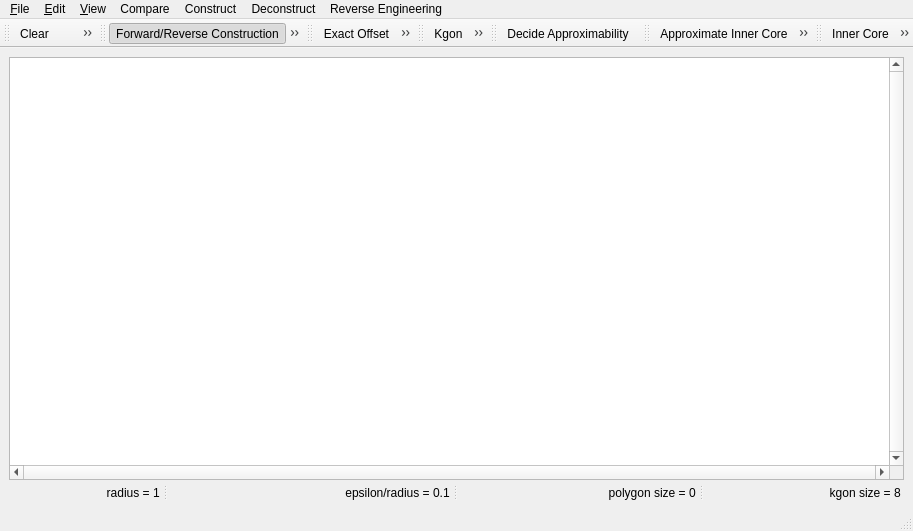
<?xml version="1.0" encoding="UTF-8"?>
<ui version="4.0">
 <author>GeometryFactory</author>
 <class>Polygon_offset_2</class>
 <widget class="QMainWindow" name="Polygon_offset_2">
  <property name="geometry">
   <rect>
    <x>0</x>
    <y>0</y>
    <width>913</width>
    <height>531</height>
   </rect>
  </property>
  <property name="windowTitle">
   <string>CGAL Polygon Offset</string>
  </property>
  <property name="windowIcon">
   <iconset resource="../resources/CGAL.qrc">
    <normaloff>:/cgal/logos/cgal_icon</normaloff>:/cgal/logos/cgal_icon</iconset>
  </property>
  <widget class="QWidget" name="centralwidget">
   <layout class="QGridLayout" name="gridLayout">
    <item row="0" column="0">
     <widget class="QGraphicsView" name="graphicsView">
      <property name="focusPolicy">
       <enum>Qt::StrongFocus</enum>
      </property>
      <property name="verticalScrollBarPolicy">
       <enum>Qt::ScrollBarAlwaysOn</enum>
      </property>
      <property name="horizontalScrollBarPolicy">
       <enum>Qt::ScrollBarAlwaysOn</enum>
      </property>
      <property name="transformationAnchor">
       <enum>QGraphicsView::NoAnchor</enum>
      </property>
     </widget>
    </item>
    <item row="1" column="0">
     <widget class="QSplitter" name="splitter">
      <property name="orientation">
       <enum>Qt::Horizontal</enum>
      </property>
      <widget class="QLabel" name="radius_lab">
       <property name="layoutDirection">
        <enum>Qt::LeftToRight</enum>
       </property>
       <property name="text">
        <string> radius = 1 </string>
       </property>
       <property name="alignment">
        <set>Qt::AlignRight|Qt::AlignTrailing|Qt::AlignVCenter</set>
       </property>
      </widget>
      <widget class="QLabel" name="eps_hat_lab">
       <property name="text">
        <string> epsilon/radius = 0.1 </string>
       </property>
       <property name="alignment">
        <set>Qt::AlignRight|Qt::AlignTrailing|Qt::AlignVCenter</set>
       </property>
      </widget>
      <widget class="QLabel" name="pgon_size_lab">
       <property name="text">
        <string> polygon size = 0 </string>
       </property>
       <property name="alignment">
        <set>Qt::AlignRight|Qt::AlignTrailing|Qt::AlignVCenter</set>
       </property>
      </widget>
      <widget class="QLabel" name="kgon_size_lab">
       <property name="text">
        <string> kgon size = 8 </string>
       </property>
       <property name="alignment">
        <set>Qt::AlignRight|Qt::AlignTrailing|Qt::AlignVCenter</set>
       </property>
      </widget>
     </widget>
    </item>
   </layout>
  </widget>
  <widget class="QStatusBar" name="statusbar"/>
  <widget class="QToolBar" name="fileToolBar">
   <property name="windowTitle">
    <string>File Tools</string>
   </property>
   <attribute name="toolBarArea">
    <enum>TopToolBarArea</enum>
   </attribute>
   <attribute name="toolBarBreak">
    <bool>false</bool>
   </attribute>
   <addaction name="actionClear"/>
   <addaction name="actionLoadPolygon"/>
   <addaction name="actionSavePolygon"/>
  </widget>
  <widget class="QToolBar" name="viewToolBar">
   <property name="windowTitle">
    <string>Visualization Tools</string>
   </property>
   <attribute name="toolBarArea">
    <enum>TopToolBarArea</enum>
   </attribute>
   <attribute name="toolBarBreak">
    <bool>false</bool>
   </attribute>
   <addaction name="actionConstructionType"/>
   <addaction name="separator"/>
   <addaction name="actionRecenter"/>
   <addaction name="separator"/>
   <addaction name="actionEditInputPolygon"/>
   <addaction name="actionViewPolygon"/>
  </widget>
  <widget class="QMenuBar" name="menubar">
   <property name="geometry">
    <rect>
     <x>0</x>
     <y>0</y>
     <width>913</width>
     <height>22</height>
    </rect>
   </property>
   <widget class="QMenu" name="menuFile">
    <property name="title">
     <string>&amp;File</string>
    </property>
    <addaction name="actionLoadPolygon"/>
    <addaction name="actionSavePolygon"/>
    <addaction name="actionClear"/>
    <addaction name="separator"/>
    <addaction name="actionQuit"/>
   </widget>
   <widget class="QMenu" name="menuEdit">
    <property name="title">
     <string>&amp;Edit</string>
    </property>
    <addaction name="actionEditInputPolygon"/>
    <addaction name="actionEditParameters"/>
    <addaction name="actionConstructionType"/>
   </widget>
   <widget class="QMenu" name="menuView">
    <property name="title">
     <string>&amp;View</string>
    </property>
    <addaction name="actionViewPolygon"/>
    <addaction name="separator"/>
    <addaction name="actionRecenter"/>
   </widget>
   <widget class="QMenu" name="menuReverse_Engineering">
    <property name="title">
     <string>Reverse Engineering</string>
    </property>
    <widget class="QMenu" name="menuShow">
     <property name="title">
      <string>Show</string>
     </property>
     <widget class="QMenu" name="menuLines">
      <property name="title">
       <string>Lines</string>
      </property>
      <addaction name="actionLines_eps"/>
      <addaction name="actionLines_r_minus_eps"/>
      <addaction name="actionLines_r"/>
      <addaction name="actionLines_r_plus_eps"/>
      <addaction name="separator"/>
      <addaction name="actionLines_show_all"/>
      <addaction name="actionLines_hide_all"/>
     </widget>
     <widget class="QMenu" name="menuCircles">
      <property name="title">
       <string>Circles</string>
      </property>
      <addaction name="actionCircles_eps"/>
      <addaction name="actionCircles_r_minus_eps"/>
      <addaction name="actionCircles_r"/>
      <addaction name="actionCircles_r_plus_eps"/>
      <addaction name="separator"/>
      <addaction name="actionCircles_show_all"/>
      <addaction name="actionCircles_hide_all"/>
     </widget>
     <addaction name="menuLines"/>
     <addaction name="menuCircles"/>
     <addaction name="separator"/>
     <addaction name="actionShow_all"/>
     <addaction name="actionHide_all"/>
    </widget>
    <addaction name="menuShow"/>
   </widget>
   <widget class="QMenu" name="menuCompare">
    <property name="title">
     <string>Compare</string>
    </property>
    <addaction name="actionConstructExactOffset"/>
    <addaction name="actionConstructAppOffset"/>
    <addaction name="separator"/>
    <addaction name="actionConstructInnerSkeleton"/>
    <addaction name="actionConstructOuterSkeleton"/>
   </widget>
   <widget class="QMenu" name="menuConstruct">
    <property name="title">
     <string>Construct</string>
    </property>
    <addaction name="actionViewKgon"/>
    <addaction name="separator"/>
    <addaction name="actionConstructKgonSum"/>
    <addaction name="actionConstructKgonInducedCircles"/>
    <addaction name="actionShowKgonSkippedCircles"/>
    <addaction name="separator"/>
    <addaction name="actionConstructKgonOffset"/>
   </widget>
   <widget class="QMenu" name="menuDeconstruct">
    <property name="title">
     <string>Deconstruct</string>
    </property>
    <addaction name="actionConstructInnerCore"/>
    <addaction name="actionConstructOuterCore"/>
    <addaction name="actionCheckApproximability"/>
    <addaction name="separator"/>
    <addaction name="actionConstructInnerCoreApp"/>
    <addaction name="actionConstructInnerCoreSum"/>
    <addaction name="actionConstructInnerDiffApp"/>
    <addaction name="actionYesApproximability"/>
    <addaction name="separator"/>
    <addaction name="actionConstructOuterCoreApp"/>
    <addaction name="actionConstructOuterCoreSum"/>
    <addaction name="actionConstructOuterDiffApp"/>
    <addaction name="actionNoApproximability"/>
    <addaction name="separator"/>
    <addaction name="actionCheckApproximabilityApp"/>
   </widget>
   <addaction name="menuFile"/>
   <addaction name="menuEdit"/>
   <addaction name="menuView"/>
   <addaction name="menuCompare"/>
   <addaction name="menuConstruct"/>
   <addaction name="menuDeconstruct"/>
   <addaction name="menuReverse_Engineering"/>
  </widget>
  <widget class="QToolBar" name="compareToolBar">
   <property name="windowTitle">
    <string>toolBar</string>
   </property>
   <attribute name="toolBarArea">
    <enum>TopToolBarArea</enum>
   </attribute>
   <attribute name="toolBarBreak">
    <bool>false</bool>
   </attribute>
   <addaction name="actionConstructExactOffset"/>
   <addaction name="actionConstructAppOffset"/>
  </widget>
  <widget class="QToolBar" name="constructionToolBar">
   <property name="windowTitle">
    <string>toolBar</string>
   </property>
   <attribute name="toolBarArea">
    <enum>TopToolBarArea</enum>
   </attribute>
   <attribute name="toolBarBreak">
    <bool>false</bool>
   </attribute>
   <addaction name="actionViewKgon"/>
   <addaction name="separator"/>
   <addaction name="actionConstructKgonSum"/>
   <addaction name="actionConstructKgonInducedCircles"/>
   <addaction name="separator"/>
   <addaction name="actionConstructKgonOffset"/>
  </widget>
  <widget class="QToolBar" name="decisionToolBar">
   <property name="windowTitle">
    <string>toolBar</string>
   </property>
   <attribute name="toolBarArea">
    <enum>TopToolBarArea</enum>
   </attribute>
   <attribute name="toolBarBreak">
    <bool>false</bool>
   </attribute>
   <addaction name="actionCheckApproximabilityApp"/>
  </widget>
  <widget class="QToolBar" name="deconstructionToolBar">
   <property name="windowTitle">
    <string>toolBar</string>
   </property>
   <attribute name="toolBarArea">
    <enum>TopToolBarArea</enum>
   </attribute>
   <attribute name="toolBarBreak">
    <bool>false</bool>
   </attribute>
   <addaction name="actionConstructInnerCoreApp"/>
   <addaction name="actionConstructInnerCoreSum"/>
   <addaction name="actionConstructInnerDiffApp"/>
   <addaction name="actionYesApproximability"/>
   <addaction name="separator"/>
   <addaction name="actionConstructOuterCoreApp"/>
   <addaction name="actionConstructOuterCoreSum"/>
   <addaction name="actionConstructOuterDiffApp"/>
   <addaction name="actionNoApproximability"/>
  </widget>
  <widget class="QToolBar" name="convexToolBar">
   <property name="windowTitle">
    <string>toolBar</string>
   </property>
   <attribute name="toolBarArea">
    <enum>TopToolBarArea</enum>
   </attribute>
   <attribute name="toolBarBreak">
    <bool>false</bool>
   </attribute>
   <addaction name="actionConstructInnerCore"/>
   <addaction name="actionConstructOuterCore"/>
   <addaction name="actionCheckApproximability"/>
  </widget>
  <action name="actionAbout">
   <property name="text">
    <string>&amp;About</string>
   </property>
  </action>
  <action name="actionAboutCGAL">
   <property name="icon">
    <iconset resource="../resources/CGAL.qrc">
     <normaloff>:/cgal/logos/cgal_icon</normaloff>:/cgal/logos/cgal_icon</iconset>
   </property>
   <property name="text">
    <string>About &amp;CGAL</string>
   </property>
  </action>
  <action name="actionQuit">
   <property name="text">
    <string>&amp;Quit</string>
   </property>
   <property name="shortcut">
    <string>Ctrl+Q</string>
   </property>
  </action>
  <action name="actionEditParameters">
   <property name="text">
    <string>&amp;Parameters </string>
   </property>
   <property name="toolTip">
    <string>Circle Approximation</string>
   </property>
   <property name="shortcut">
    <string>Ctrl+P</string>
   </property>
  </action>
  <action name="actionInsertPoint">
   <property name="checkable">
    <bool>true</bool>
   </property>
   <property name="checked">
    <bool>false</bool>
   </property>
   <property name="icon">
    <iconset resource="../icons/Input.qrc">
     <normaloff>:/cgal/Input/inputPoint.png</normaloff>:/cgal/Input/inputPoint.png</iconset>
   </property>
   <property name="text">
    <string>&amp;Insert weighted point</string>
   </property>
   <property name="toolTip">
    <string>Insert weighted point</string>
   </property>
   <property name="statusTip">
    <string>Left: Insert vtx</string>
   </property>
  </action>
  <action name="actionClear">
   <property name="icon">
    <iconset resource="../icons/File.qrc">
     <normaloff>:/cgal/fileToolbar/fileNew.png</normaloff>:/cgal/fileToolbar/fileNew.png</iconset>
   </property>
   <property name="text">
    <string>Clear</string>
   </property>
   <property name="shortcut">
    <string>Ctrl+Del</string>
   </property>
  </action>
  <action name="actionConstructExactOffset">
   <property name="checkable">
    <bool>true</bool>
   </property>
   <property name="checked">
    <bool>false</bool>
   </property>
   <property name="icon">
    <iconset resource="Polygon_offset_2.qrc">
     <normaloff>:/cgal/Polygon_offset_2/icons/Exact_offset_2.png</normaloff>:/cgal/Polygon_offset_2/icons/Exact_offset_2.png</iconset>
   </property>
   <property name="text">
    <string>Exact Offset</string>
   </property>
  </action>
  <action name="actionConstructKgonSum">
   <property name="checkable">
    <bool>true</bool>
   </property>
   <property name="icon">
    <iconset resource="Polygon_offset_2.qrc">
     <normaloff>:/cgal/Polygon_offset_2/icons/Kgon_sum_2.png</normaloff>:/cgal/Polygon_offset_2/icons/Kgon_sum_2.png</iconset>
   </property>
   <property name="text">
    <string>Minkowski Sum with Kgon</string>
   </property>
  </action>
  <action name="actionLoadPolygon">
   <property name="icon">
    <iconset resource="../icons/File.qrc">
     <normaloff>:/cgal/fileToolbar/fileOpen.png</normaloff>:/cgal/fileToolbar/fileOpen.png</iconset>
   </property>
   <property name="text">
    <string>L&amp;oad Polygon...</string>
   </property>
   <property name="shortcut">
    <string>Ctrl+O</string>
   </property>
  </action>
  <action name="actionSavePolygon">
   <property name="icon">
    <iconset resource="../icons/File.qrc">
     <normaloff>:/cgal/fileToolbar/fileSave.png</normaloff>:/cgal/fileToolbar/fileSave.png</iconset>
   </property>
   <property name="text">
    <string>&amp;Save Polygon...</string>
   </property>
   <property name="shortcut">
    <string>Ctrl+S</string>
   </property>
  </action>
  <action name="actionRecenter">
   <property name="icon">
    <iconset resource="Polygon_offset_2.qrc">
     <normaloff>:/cgal/Input/icons/fit-page-32.png</normaloff>:/cgal/Input/icons/fit-page-32.png</iconset>
   </property>
   <property name="text">
    <string>&amp;Recenter the viewport</string>
   </property>
   <property name="shortcut">
    <string>Ctrl+R</string>
   </property>
  </action>
  <action name="actionViewPolygon">
   <property name="checkable">
    <bool>true</bool>
   </property>
   <property name="checked">
    <bool>false</bool>
   </property>
   <property name="icon">
    <iconset resource="Polygon_offset_2.qrc">
     <normaloff>:/cgal/Polygon_offset_2/icons/Polygon_2.png</normaloff>:/cgal/Polygon_offset_2/icons/Polygon_2.png</iconset>
   </property>
   <property name="text">
    <string>Input Polygon</string>
   </property>
  </action>
  <action name="actionEditInputPolygon">
   <property name="checkable">
    <bool>true</bool>
   </property>
   <property name="checked">
    <bool>false</bool>
   </property>
   <property name="icon">
    <iconset resource="Polygon_offset_2.qrc">
     <normaloff>:/cgal/Input/icons/inputPolyline.png</normaloff>:/cgal/Input/icons/inputPolyline.png</iconset>
   </property>
   <property name="text">
    <string>Input Polygon</string>
   </property>
  </action>
  <action name="actionViewKgon">
   <property name="checkable">
    <bool>true</bool>
   </property>
   <property name="icon">
    <iconset resource="Polygon_offset_2.qrc">
     <normaloff>:/cgal/Polygon_offset_2/icons/Kgon_2.png</normaloff>:/cgal/Polygon_offset_2/icons/Kgon_2.png</iconset>
   </property>
   <property name="text">
    <string>Kgon</string>
   </property>
  </action>
  <action name="actionLines_eps">
   <property name="checkable">
    <bool>true</bool>
   </property>
   <property name="text">
    <string>eps</string>
   </property>
   <property name="visible">
    <bool>true</bool>
   </property>
  </action>
  <action name="actionLines_r_minus_eps">
   <property name="checkable">
    <bool>true</bool>
   </property>
   <property name="text">
    <string>r-eps</string>
   </property>
  </action>
  <action name="actionLines_r">
   <property name="checkable">
    <bool>true</bool>
   </property>
   <property name="text">
    <string>r</string>
   </property>
  </action>
  <action name="actionLines_r_plus_eps">
   <property name="checkable">
    <bool>true</bool>
   </property>
   <property name="text">
    <string>r+eps</string>
   </property>
  </action>
  <action name="actionCircles_eps">
   <property name="checkable">
    <bool>true</bool>
   </property>
   <property name="text">
    <string>eps</string>
   </property>
  </action>
  <action name="actionCircles_r_minus_eps">
   <property name="checkable">
    <bool>true</bool>
   </property>
   <property name="text">
    <string>r-eps</string>
   </property>
  </action>
  <action name="actionCircles_r">
   <property name="checkable">
    <bool>true</bool>
   </property>
   <property name="text">
    <string>r</string>
   </property>
  </action>
  <action name="actionCircles_r_plus_eps">
   <property name="checkable">
    <bool>true</bool>
   </property>
   <property name="text">
    <string>r+eps</string>
   </property>
  </action>
  <action name="actionLines_show_all">
   <property name="text">
    <string>Show all</string>
   </property>
  </action>
  <action name="actionLines_hide_all">
   <property name="text">
    <string>Hide all</string>
   </property>
  </action>
  <action name="actionCircles_show_all">
   <property name="text">
    <string>Show all</string>
   </property>
  </action>
  <action name="actionCircles_hide_all">
   <property name="text">
    <string>Hide all</string>
   </property>
  </action>
  <action name="actionShow">
   <property name="text">
    <string>Show</string>
   </property>
  </action>
  <action name="actionShow_all">
   <property name="text">
    <string>Show all</string>
   </property>
  </action>
  <action name="actionHide_all">
   <property name="text">
    <string>Hide all</string>
   </property>
  </action>
  <action name="actionConstructKgonInducedCircles">
   <property name="checkable">
    <bool>true</bool>
   </property>
   <property name="icon">
    <iconset resource="Polygon_offset_2.qrc">
     <normaloff>:/cgal/Polygon_offset_2/icons/Kgon_circles_2.png</normaloff>:/cgal/Polygon_offset_2/icons/Kgon_circles_2.png</iconset>
   </property>
   <property name="text">
    <string>Induced circles</string>
   </property>
  </action>
  <action name="actionConstructAppOffset">
   <property name="checkable">
    <bool>true</bool>
   </property>
   <property name="icon">
    <iconset resource="Polygon_offset_2.qrc">
     <normaloff>:/cgal/Polygon_offset_2/icons/App_offset_2.png</normaloff>:/cgal/Polygon_offset_2/icons/App_offset_2.png</iconset>
   </property>
   <property name="text">
    <string>&amp;Approximate Offset</string>
   </property>
  </action>
  <action name="actionConstructionType">
   <property name="checkable">
    <bool>true</bool>
   </property>
   <property name="checked">
    <bool>true</bool>
   </property>
   <property name="icon">
    <iconset resource="Polygon_offset_2.qrc">
     <normaloff>:/cgal/Polygon_offset_2/icons/Backward.png</normaloff>
     <normalon>:/cgal/Polygon_offset_2/icons/Forward.png</normalon>:/cgal/Polygon_offset_2/icons/Backward.png</iconset>
   </property>
   <property name="text">
    <string>Forward/Reverse Construction</string>
   </property>
   <property name="shortcut">
    <string>Ctrl+T</string>
   </property>
  </action>
  <action name="actionConstructOuterCore">
   <property name="checkable">
    <bool>true</bool>
   </property>
   <property name="icon">
    <iconset resource="Polygon_offset_2.qrc">
     <normaloff>:/cgal/Polygon_offset_2/icons/Outer_core_2.png</normaloff>:/cgal/Polygon_offset_2/icons/Outer_core_2.png</iconset>
   </property>
   <property name="text">
    <string>Outer Core</string>
   </property>
   <property name="toolTip">
    <string>Inset r-eps</string>
   </property>
  </action>
  <action name="actionConstructKgonOffset">
   <property name="checkable">
    <bool>true</bool>
   </property>
   <property name="icon">
    <iconset resource="Polygon_offset_2.qrc">
     <normaloff>:/cgal/Polygon_offset_2/icons/Kgon_offset_2.png</normaloff>:/cgal/Polygon_offset_2/icons/Kgon_offset_2.png</iconset>
   </property>
   <property name="text">
    <string>&amp;Minkowski Offset</string>
   </property>
   <property name="toolTip">
    <string>Approximate Offset via Minkowski Sum with Kgon</string>
   </property>
  </action>
  <action name="actionShowKgonSkippedCircles">
   <property name="checkable">
    <bool>true</bool>
   </property>
   <property name="icon">
    <iconset resource="Polygon_offset_2.qrc">
     <normaloff>:/cgal/Polygon_offset_2/icons/Kgon_skipped_circles_2.png</normaloff>:/cgal/Polygon_offset_2/icons/Kgon_skipped_circles_2.png</iconset>
   </property>
   <property name="text">
    <string>Skipped circles</string>
   </property>
  </action>
  <action name="actionConstructInnerSkeleton">
   <property name="checkable">
    <bool>true</bool>
   </property>
   <property name="icon">
    <iconset resource="Polygon_offset_2.qrc">
     <normaloff>:/cgal/Polygon_offset_2/icons/Inner_skel_2.png</normaloff>:/cgal/Polygon_offset_2/icons/Inner_skel_2.png</iconset>
   </property>
   <property name="text">
    <string>Inner Skeleton</string>
   </property>
   <property name="toolTip">
    <string>Inner Skeleton</string>
   </property>
  </action>
  <action name="actionCheckApproximability">
   <property name="checkable">
    <bool>true</bool>
   </property>
   <property name="icon">
    <iconset resource="Polygon_offset_2.qrc">
     <normaloff>:/cgal/Polygon_offset_2/icons/Approximability_2.png</normaloff>:/cgal/Polygon_offset_2/icons/Approximability_2.png</iconset>
   </property>
   <property name="text">
    <string>Check Approximability</string>
   </property>
   <property name="toolTip">
    <string>Is (convex) polygon close to offset?</string>
   </property>
  </action>
  <action name="actionConstructOuterSkeleton">
   <property name="checkable">
    <bool>true</bool>
   </property>
   <property name="icon">
    <iconset resource="Polygon_offset_2.qrc">
     <normaloff>:/cgal/Polygon_offset_2/icons/Outer_skel_2.png</normaloff>:/cgal/Polygon_offset_2/icons/Outer_skel_2.png</iconset>
   </property>
   <property name="text">
    <string>Outer Skeleton</string>
   </property>
  </action>
  <action name="actionConstructInnerCore">
   <property name="checkable">
    <bool>true</bool>
   </property>
   <property name="icon">
    <iconset resource="Polygon_offset_2.qrc">
     <normaloff>:/cgal/Polygon_offset_2/icons/Inner_core_2.png</normaloff>:/cgal/Polygon_offset_2/icons/Inner_core_2.png</iconset>
   </property>
   <property name="text">
    <string>Inner Core</string>
   </property>
   <property name="toolTip">
    <string>Inset r+eps</string>
   </property>
  </action>
  <action name="actionCheckApproximabilityApp">
   <property name="checkable">
    <bool>true</bool>
   </property>
   <property name="icon">
    <iconset resource="Polygon_offset_2.qrc">
     <normaloff>:/cgal/Polygon_offset_2/icons/Approximability_u.png</normaloff>:/cgal/Polygon_offset_2/icons/Approximability_u.png</iconset>
   </property>
   <property name="text">
    <string>Decide Approximability</string>
   </property>
   <property name="toolTip">
    <string>Is polygon close to offset?</string>
   </property>
  </action>
  <action name="actionConstructInnerCoreApp">
   <property name="checkable">
    <bool>true</bool>
   </property>
   <property name="icon">
    <iconset resource="Polygon_offset_2.qrc">
     <normaloff>:/cgal/Polygon_offset_2/icons/Inner_core_app_2.png</normaloff>:/cgal/Polygon_offset_2/icons/Inner_core_app_2.png</iconset>
   </property>
   <property name="text">
    <string>Approximate Inner Core</string>
   </property>
   <property name="toolTip">
    <string>~Inner Core</string>
   </property>
  </action>
  <action name="actionConstructOuterCoreApp">
   <property name="checkable">
    <bool>true</bool>
   </property>
   <property name="icon">
    <iconset resource="Polygon_offset_2.qrc">
     <normaloff>:/cgal/Polygon_offset_2/icons/Outer_core_app_2.png</normaloff>:/cgal/Polygon_offset_2/icons/Outer_core_app_2.png</iconset>
   </property>
   <property name="text">
    <string>Approximate Outer Core</string>
   </property>
   <property name="toolTip">
    <string>~Outer Core</string>
   </property>
  </action>
  <action name="actionConstructInnerCoreSum">
   <property name="checkable">
    <bool>true</bool>
   </property>
   <property name="icon">
    <iconset resource="Polygon_offset_2.qrc">
     <normaloff>:/cgal/Polygon_offset_2/icons/Inner_core_ms_2.png</normaloff>:/cgal/Polygon_offset_2/icons/Inner_core_ms_2.png</iconset>
   </property>
   <property name="text">
    <string>Approximate Inner Core Sum</string>
   </property>
   <property name="toolTip">
    <string>~Inner Core Sum</string>
   </property>
  </action>
  <action name="actionConstructOuterCoreSum">
   <property name="checkable">
    <bool>true</bool>
   </property>
   <property name="icon">
    <iconset resource="Polygon_offset_2.qrc">
     <normaloff>:/cgal/Polygon_offset_2/icons/Outer_core_ms_2.png</normaloff>:/cgal/Polygon_offset_2/icons/Outer_core_ms_2.png</iconset>
   </property>
   <property name="text">
    <string>Approximate Outer Core Sum</string>
   </property>
   <property name="toolTip">
    <string>~Outer Core Sum</string>
   </property>
  </action>
  <action name="actionNoApproximability">
   <property name="checkable">
    <bool>false</bool>
   </property>
   <property name="enabled">
    <bool>false</bool>
   </property>
   <property name="icon">
    <iconset resource="Polygon_offset_2.qrc">
     <normaloff>:/cgal/Polygon_offset_2/icons/Approximability_n_u.png</normaloff>
     <normalon>:/cgal/Polygon_offset_2/icons/Approximability_n.png</normalon>:/cgal/Polygon_offset_2/icons/Approximability_n_u.png</iconset>
   </property>
   <property name="text">
    <string>No Approximability</string>
   </property>
   <property name="toolTip">
    <string>Is not approximabile?</string>
   </property>
  </action>
  <action name="actionYesApproximability">
   <property name="checkable">
    <bool>false</bool>
   </property>
   <property name="enabled">
    <bool>false</bool>
   </property>
   <property name="icon">
    <iconset resource="Polygon_offset_2.qrc">
     <normaloff>:/cgal/Polygon_offset_2/icons/Approximability_y.png</normaloff>
     <normalon>:/cgal/Polygon_offset_2/icons/Approximability_y_u.png</normalon>:/cgal/Polygon_offset_2/icons/Approximability_y.png</iconset>
   </property>
   <property name="text">
    <string>Yes Approximability</string>
   </property>
   <property name="toolTip">
    <string>Is approximabile?</string>
   </property>
  </action>
  <action name="actionConstructInnerDiffApp">
   <property name="checkable">
    <bool>true</bool>
   </property>
   <property name="icon">
    <iconset resource="Polygon_offset_2.qrc">
     <normaloff>:/cgal/Polygon_offset_2/icons/Inner_core_diff_2.png</normaloff>:/cgal/Polygon_offset_2/icons/Inner_core_diff_2.png</iconset>
   </property>
   <property name="text">
    <string>Approximate Inner Diff</string>
   </property>
   <property name="toolTip">
    <string>~ Inner Diff</string>
   </property>
  </action>
  <action name="actionConstructOuterDiffApp">
   <property name="checkable">
    <bool>true</bool>
   </property>
   <property name="icon">
    <iconset resource="Polygon_offset_2.qrc">
     <normaloff>:/cgal/Polygon_offset_2/icons/Outer_core_diff_2.png</normaloff>:/cgal/Polygon_offset_2/icons/Outer_core_diff_2.png</iconset>
   </property>
   <property name="text">
    <string>Approximate Outer Diff</string>
   </property>
   <property name="toolTip">
    <string>~ Outer Diff</string>
   </property>
  </action>
 </widget>
 <resources>
  <include location="../icons/File.qrc"/>
  <include location="Polygon_offset_2.qrc"/>
  <include location="../icons/Minkowski_sum_with_circle_2.qrc"/>
  <include location="../icons/Input.qrc"/>
  <include location="../resources/CGAL.qrc"/>
 </resources>
 <connections/>
</ui>
